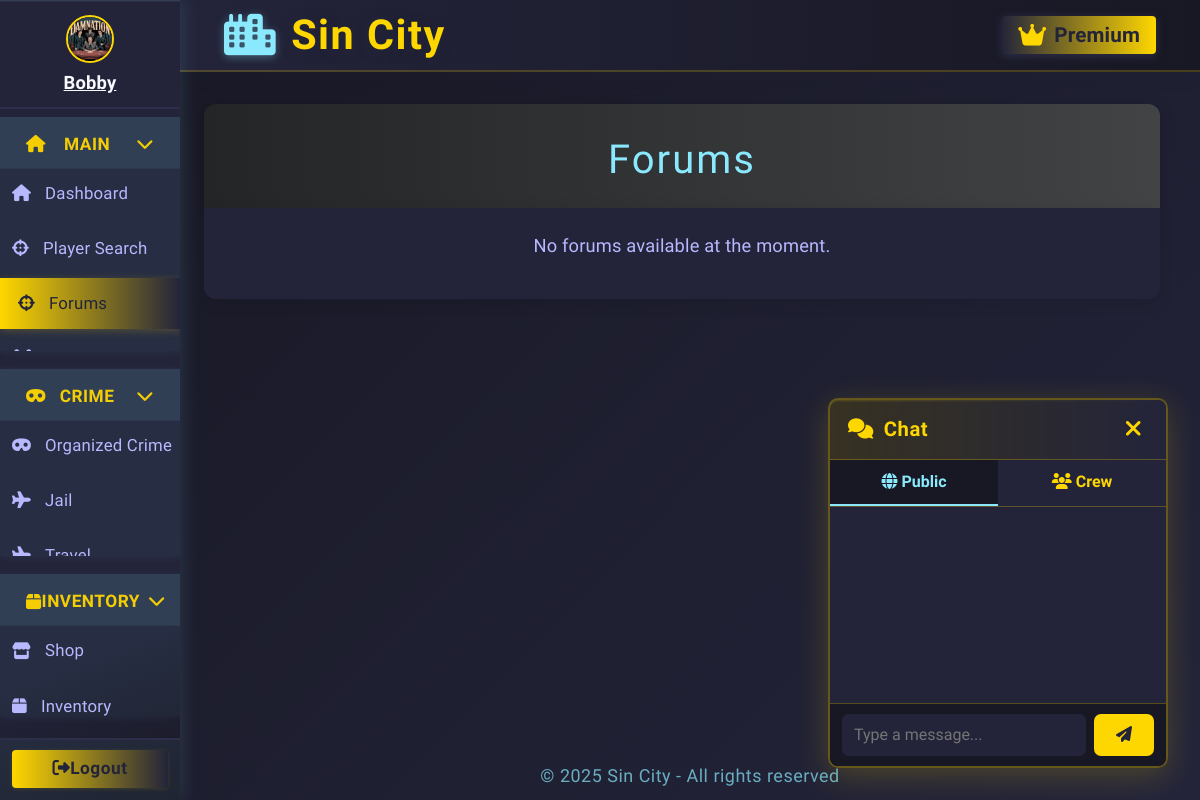
Page /forums (signed in) on the earlier database version.
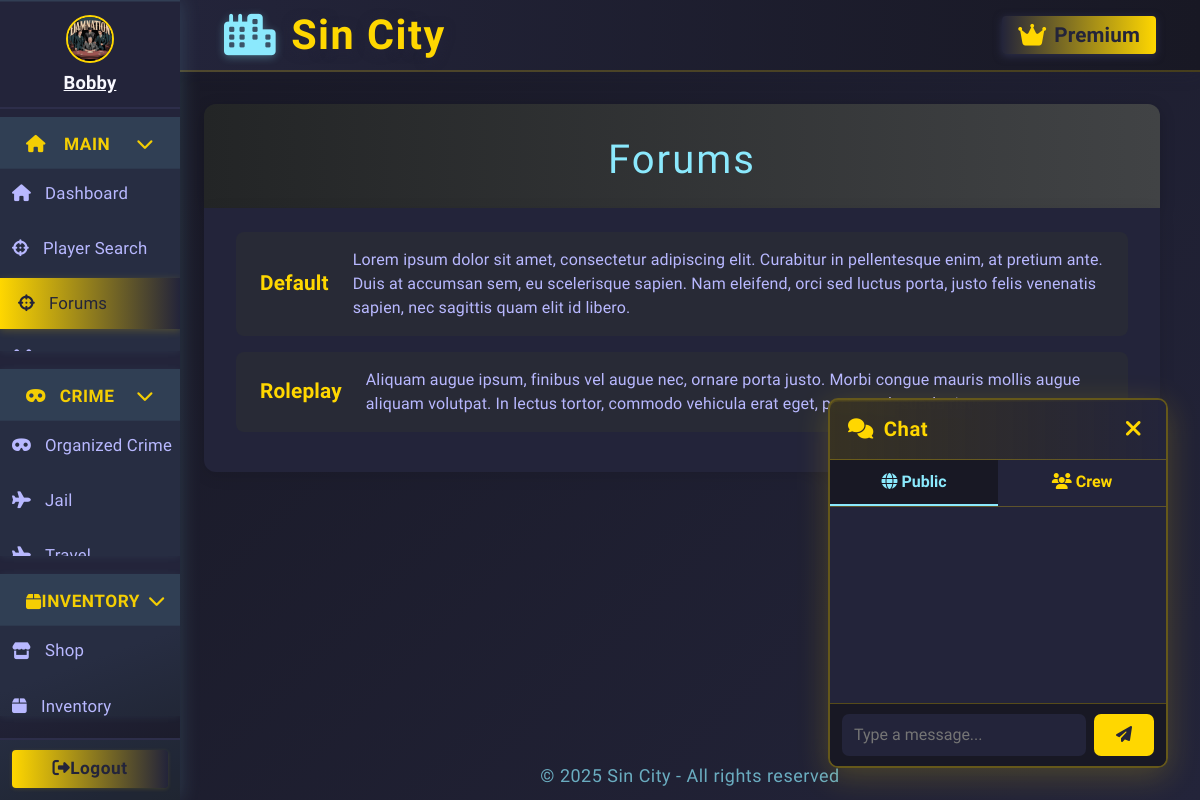
Same page on the later database version.
### app.py (models this page shows)
class Forum(db.Model):
    id = db.Column(db.Integer, primary_key=True)
    title = db.Column(db.String(128), nullable=False)
    description = db.Column(db.String(256), nullable=True)
    topics = db.relationship('ForumTopic', backref='forum', lazy=True)

### app.py (the view)
@app.route('/forums')
def forums():
    forums = Forum.query.all()
    return render_template('forums.html', forums=forums)

### app.py (called while the page is built)
@app.context_processor
def inject_user():
    return dict(user=current_user)

@app.before_request
def update_last_seen():
    if current_user.is_authenticated:
        now = datetime.utcnow()
        if not current_user.last_seen or (now - current_user.last_seen).seconds > 1:
            current_user.last_seen = now
            db.session.commit()

@app.before_request
def enable_sqlite_fk():
    if db.engine.url.drivername == 'sqlite':
        with db.engine.connect() as conn:
            conn.execute(db.text("PRAGMA foreign_keys=ON"))

@app.before_request
def check_character_alive():
    if current_user.is_authenticated:
        char = Character.query.filter_by(master_id=current_user.id).first()
        if not char or not char.is_alive:
            if request.endpoint not in ('create_character', 'logout', 'static'):
                return redirect(url_for('create_character'))

@login_manager.user_loader
def load_user(user_id):
    return db.session.get(User, int(user_id))

### templates/forums.html (shortened to what this page needs)
{% extends "base.html" %}
{% block content %}
<div class="forums-header">
    <h1>Forums</h1>
</div>
<div class="forums-list">
    {% if not forums %}
        <p class="text-center" style="color: #b8b8ff;">No forums available at the moment.</p>
    {% endif %}
    <ul class="forum-list">
        {% for forum in forums %}
            <li class="forum-item">
                <a href="{{ url_for('forum_view', forum_id=forum.id) }}" class="forum-link">{{ forum.title }}</a>
                <div class="forum-desc">{{ forum.description }}</div>
            </li>
        {% endfor %}
    </ul>
</div>
{% endblock %}

Differences in the rows shown:
added Forum: title "Default", description "Lorem ipsum dolor sit amet, consectetur adipiscing elit. Curabitur in pellentesque enim, at pretium ante. Duis at accumsan sem, eu scelerisque sapien. Nam eleifend, orci sed luctus porta, justo felis venenatis sapien, nec sagittis quam elit id libero."
added Forum: title "Roleplay", description "Aliquam augue ipsum, finibus vel augue nec, ornare porta justo. Morbi congue mauris mollis augue aliquam volutpat. In lectus tortor, commodo vehicula erat eget, porta malesuada risus."
Other differences:
text no longer shown: "No forums available at the moment."
